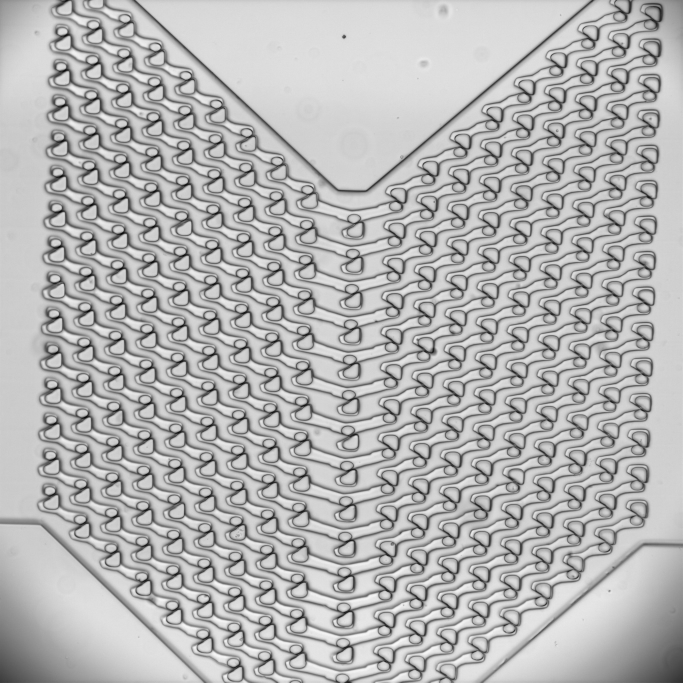
#> input picture Data/Brightfield/BF no cells.jpg, 2048 x 2048 px (shown at 1/3 size)
$ python angleDetermination.py
#> lines starting #> are read from the running program, lines starting #| are printed output that depends on the picture; after the words box and inside, x2 and y2 are one past the last pixel; in counts of white or black regions, pixels touching at a corner belong together
### Sources/utils.py
import cv2
import numpy as np

DEBUG = False
PROSSESED_DIRNAME = "Processed/"
RECTANGLE_SIZE = 33

# Developped by https://github.com/Mostuniqu3/

class PathError(Exception):
    pass

def load_image(imgPath, angle = 0):
    """Loads an image, rotates it if needed and does sanity checks
    Args:
        imgPath (String): Path to the image
        angle (int, optional): Angle the image needs to be rotated to. Defaults to 0.
    """
#> called with imgPath = 'Data/Brightfield/BF no cells.jpg', angle = 1.25
    img = cv2.imdecode(np.fromfile(imgPath , dtype=np.uint8), cv2.IMREAD_COLOR)
#> img is the input picture: shape (2048, 2048, 3); min 0, max 251, mean 181.4
    if(img is None) : raise PathError('Given path is invalid !')
    return rotate_image(img, angle)

def rotate_image(image, angle):
    """Rotate the image by a certain angle

    Args:
        image (openCV image): The image to be rotated
        angle (int): The angle to rotate the image

    Returns:
        image: Rotated image
    """
#> called with angle = 1.25
    image_center = tuple(np.array(image.shape[1::-1]) / 2)
#> image_center = (1024, 1024)
    rot_mat = cv2.getRotationMatrix2D(image_center, angle, 1.0)
    return cv2.warpAffine(image, rot_mat, image.shape[1::-1], flags=cv2.INTER_LINEAR)
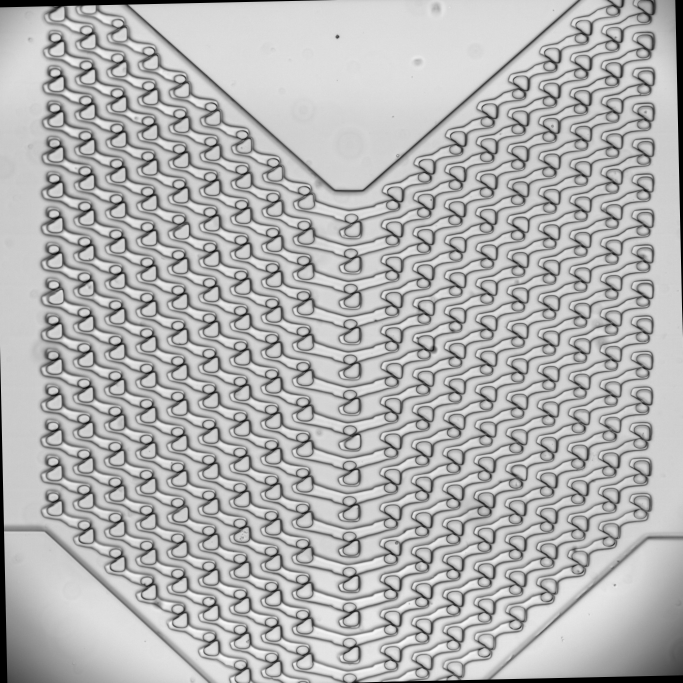
#> returned value: shape (2048, 2048, 3) (shown at 1/3 size); min 0, max 250, mean 179.6

# [33 lines left out: functions hasValueBetween, printPositionArray, not called in this run]

def isSameColor(c1, c2):
    return (c1[0] == c2[0] and c1[1] == c2[1] and c1[2] == c2[2])

def distance(a, b):
    return np.sqrt((a[0] - b[0]) * (a[0] - b[0]) + (a[1] - b[1]) * (a[1] - b[1]))

# [24 lines left out: functions isCloseToOtherPointInArr, removeDuplicates, not called in this run]

def getInitDir(path):
    if(path == '/') : return path
    return '/'.join(path.split('/')[0:-1])

### Sources/angleDetermination.py
### Les rectangles jaunes signifient qu'un contours a été supprimé sur la base de son rectangle le plus petit
import cv2
import numpy as np
from utils import load_image, rotate_image

def discriminateContour(cnt, img):
    area = cv2.contourArea(cnt)
    if(area < 450 or area > 800) :
        # Show which contours were close to being ruled out ::: if(area > 200 and area < 1000) : cv2.drawContours(img, cnt, -1, (255,0,0), 5)
        return False
    x,y,w,h = cv2.boundingRect(cnt)
    ratio = w / h if w > h else h / w
    if(ratio < 2) : return True
    cv2.rectangle(img, (x,y), (x+w,y+h), (0,255, 255), 10)
    return False

def getBestAngle(imgPath):
    done = False
    angle = 1.25
    finalDistances = []
    minDist = 9999

    print("Finding best angle ...")
    while not done :
        img = load_image(imgPath, angle)

        gray = cv2.cvtColor(img, cv2.COLOR_BGR2GRAY)
        _, th = cv2.threshold(gray, 127, 255, 0)
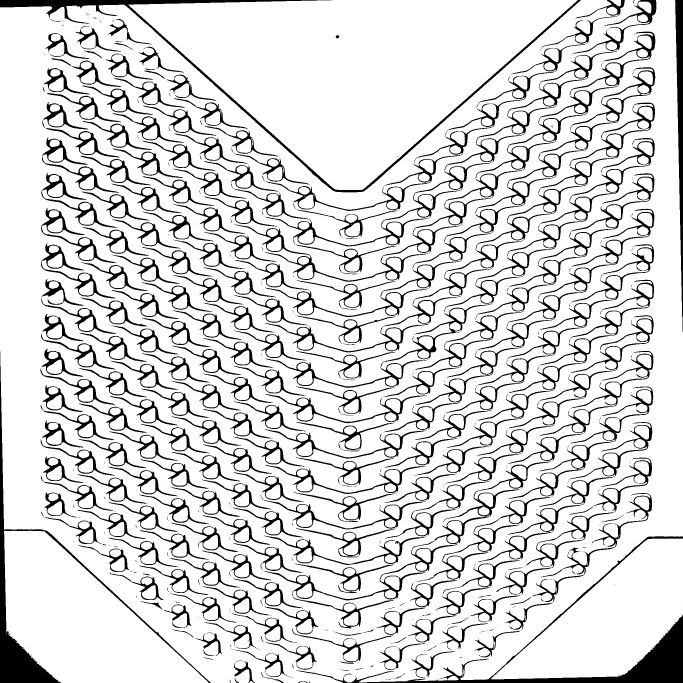
#> th: shape (2048, 2048) (shown at 1/3 size); 85.1% white; 546 black regions (317 under 20 px)

        # Trouver tous les contours trouvables sur l'image
        contours, _ = cv2.findContours(th, 2, 1)
#> contours = 1632 contours, 806 with area under 20; largest, box (x1, y1, x2, y2) and area: (0, 0, 2048, 2048) 3396516, (384, 0, 1733, 570) 407162, (12, 1592, 626, 2048) 152440, (1472, 1616, 2048, 2038) 124256, (1244, 307, 1966, 899) 30059

        # Filter seulement les contours qui nous intéressent (ceux entre 500 et 800 pixels de surface)
        contours = list(filter(lambda a : discriminateContour(a, img) ,contours))
#> contours = 252 contours; largest, box (x1, y1, x2, y2) and area: (1154, 1981, 1189, 2008) 659, (1248, 1473, 1282, 1500) 652, (1248, 1898, 1282, 1925) 651, (1155, 1875, 1188, 1902) 650, (1031, 1491, 1067, 1517) 649

        # Coefficient pour la taille des rectangles
        size = 33
        centers = []
        distances = []

        # Créer un rectangle autour de chaque contour choisi
        for c in contours :
            M = cv2.moments(c)
            cX = int(M["m10"] / M["m00"])
            cY = int(M["m01"] / M["m00"])
            centers.append((cX, cY))
#> this loop made 252 passes
#> (cX, cY) on passes 1 to 3: (1171, 1994), (907, 1950), (1264, 1911)
#> after the loop, centers = 252 pairs, first value 158 to 1930, second value 31 to 1994

        centers.sort()

        # Créer les colonnes de puits
        last = centers[0][0]
#> last = 158
        cluster = []
        clusters = []
        for point in centers:
            if(np.abs(point[0] - last) < 50) :
                cluster.append(point)
                distances.append(np.abs(point[0] - last))
            else:
                clusters.append(cluster)
                cluster = [point]
            last = point[0]
#> this loop made 252 passes
#> (cluster, last) on passes 14, 28, 41, 56: ([(251, 1043)], 251), ([(344, 1339)], 344), ([(438, 1211)], 438), ([(532, 1188)], 532)
#> cluster on passes 71, 86: [(625, 1379)], [(719, 1250)]
#> after the loop, clusters = 18 items; distances = 234 values, max 7 at index 207, min 0 at index 0, mean 0.641
        clusters.append(cluster)

        # Créer les lignes noires qui relient les colonnes de puits
        verticalClustersLengths = []
        for cluster in clusters:
            cluster.sort(key = lambda a : a[1])
            verticalClustersLengths.append(len(cluster))
            cv2.line(img, cluster[0], cluster[-1], (0,0,0), thickness=3)
#> this loop made 19 passes
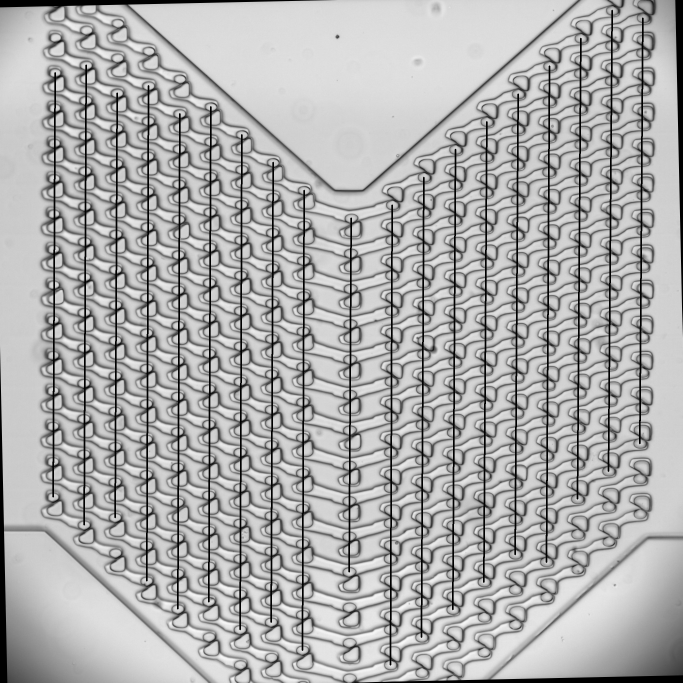
#> img: shape (2048, 2048, 3) (shown at 1/3 size); min 0, max 250, mean 174.4
#> after the loop, verticalClustersLengths = [13, 14, 13, 15, 15, 15, 15, 14, 14, 11, 14, 14, 14, 13, 13, 13, 12, 11, 9]

        # Colonne du centre
        centerColumnX = int(np.mean(list(map(lambda a : a[0] ,clusters[int(len(verticalClustersLengths) / 2)]))))
#> centerColumnX = 1049
        cv2.line(img, (centerColumnX, 0), (centerColumnX, 2040), (255,255,0), thickness= 3)

        # Création des rectanles autour des puits détectés via les contours
        for center in centers:
            cX = center[0]
            cY = center[1]
            startPoint = (cX - size, cY - size)
            endPoint   = (cX + size, cY + (size * 2))
            width, height = endPoint[0] - startPoint[0], endPoint[1] - startPoint[1]
            center = (int(startPoint[0] + width/2), int(startPoint[1] + height/2))
            if(cX > centerColumnX + 10) :
                startPoint = (startPoint[0] , startPoint[1] - size)
                endPoint   = (endPoint[0]   , endPoint[1]   - size)
            cv2.circle(img, center, 2, (0,0,255), thickness=5)
            cv2.rectangle(img, startPoint, endPoint, (255, 0, 0))
#> this loop made 252 passes
#> (cX, cY, startPoint, endPoint) on passes 140 to 151: (1170, 1463, (1137, 1397), (1203, 1496)), (1170, 1569, (1137, 1503), (1203, 1602)), (1170, 1676, (1137, 1610), (1203, 1709)), (1170, 1782, (1137, 1716), (1203, 1815)), (1171, 1356, (1138, 1290), (1204, 1389)), (1171, 1888, (1138, 1822), (1204, 1921)), (1171, 1994, (1138, 1928), (1204, 2027)), (1172, 1250, (1139, 1184), (1205, 1283)), (1173, 1038, (1140, 972), (1206, 1071)), (1173, 1144, (1140, 1078), (1206, 1177)), (1174, 826, (1141, 760), (1207, 859)), (1174, 932, (1141, 866), (1207, 965))
#> (cX, cY, startPoint, endPoint) on passes 1 to 6: (158, 1171, (125, 1138), (191, 1237)), (158, 1278, (125, 1245), (191, 1344)), (158, 1384, (125, 1351), (191, 1450)), (159, 959, (126, 926), (192, 1025)), (159, 1065, (126, 1032), (192, 1131)), (159, 1490, (126, 1457), (192, 1556))
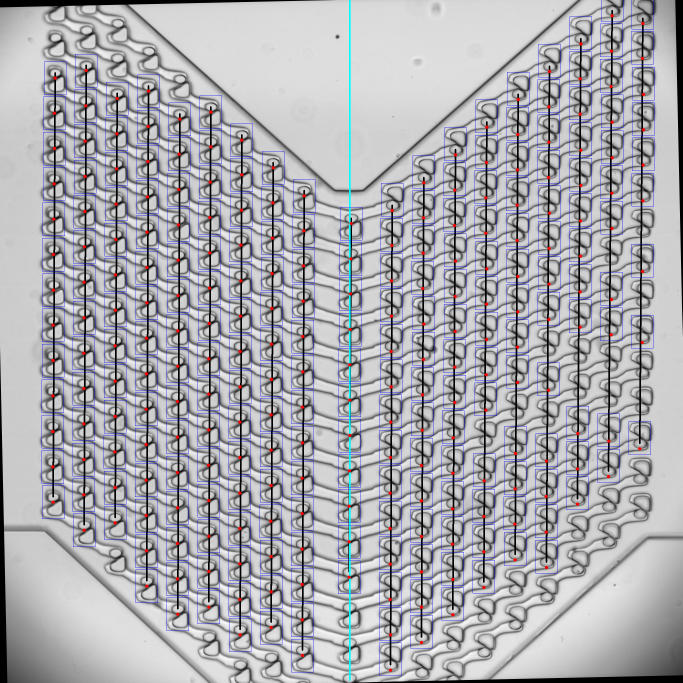
#> img: shape (2048, 2048, 3) (shown at 1/3 size); mean of channels 0, 1, 2 176.2, 171.2, 171.7; drawn as B, G, R

        distSum = np.sum(distances)

        # Coloriage du contour selectionné
        cv2.drawContours(img, contours, -1, (0,255,0), 2)
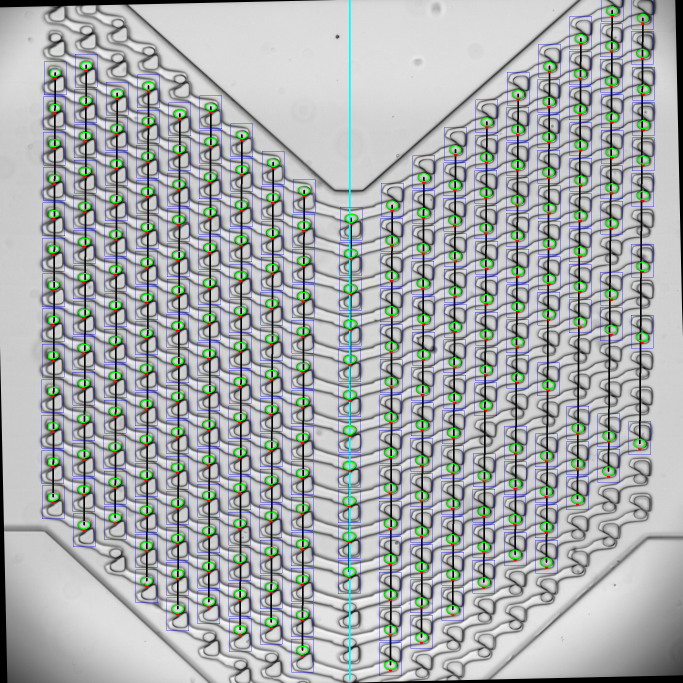
#> img: shape (2048, 2048, 3) (shown at 1/3 size); mean of channels 0, 1, 2 174, 173.6, 169.3; drawn as B, G, R
        if(distSum < 85) : cv2.imwrite("AngleDetermination/Recognition #{} Angle {:.2f} ! Distance {:.0f}.png".format(int(angle * 100), angle, distSum), img)

        finalDistances.append([distSum, angle])
        if(distSum - minDist > 50) : done = True

        elif(distSum < minDist) : minDist = distSum

        angle += 0.01

    contour_areas = [cv2.contourArea(a) for a in contours]
    print("Mean area : {:.2f}\nMax area : {}\nMin area: {}".format(np.mean(contour_areas), np.amax(contour_areas), np.amin(contour_areas)))
    finalDistances = np.array(finalDistances)
    bestAngle = finalDistances[finalDistances[:,0].argsort()][0][1]
    print("Found best angle is : {:.2f}".format(bestAngle))

    return bestAngle

if __name__ == "__main__":
    bestAngle = getBestAngle("Data/Brightfield/BF no cells.jpg")
